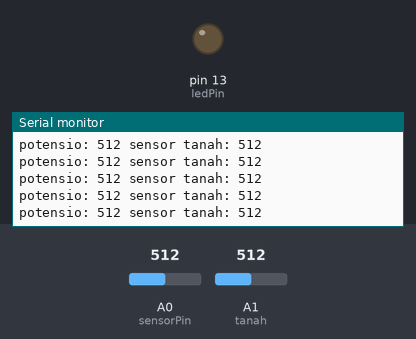
Bench run of a sketch on a simulated Arduino Uno, built with avr-gcc and run on an emulated ATmega328P. Shown: output pins drawn as LEDs (lit = HIGH), the last lines printed to the serial monitor. The test bench sets the inputs (shaded band); at power-on: A0 (sensorPin) = 512, A1 (tanah) = 512.

Above: at 1.2 s.
1.3 s: A0 (sensorPin) set to 106
At 1.9 s:
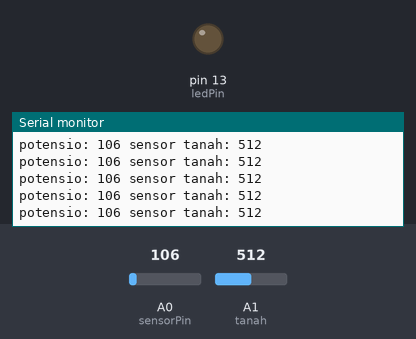
4.3 s: A0 (sensorPin) set to 94
At 5.2 s:
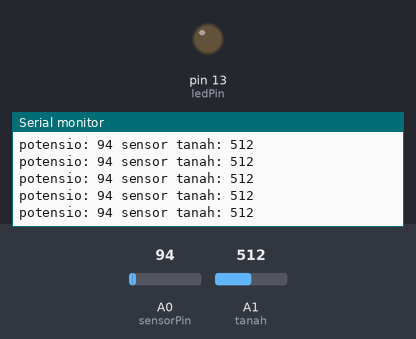
5.8 s: A1 (tanah) set to 107
At 6.8 s:
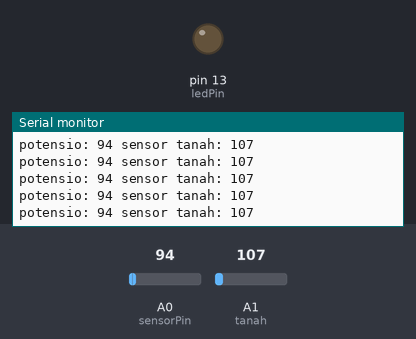
8.8 s: A1 (tanah) set to 90
At 9.3 s:
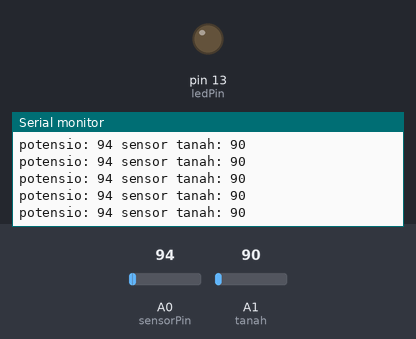
Timing chart, 0 to 11.3 s (numbered marks = the images above; inputs shaded):
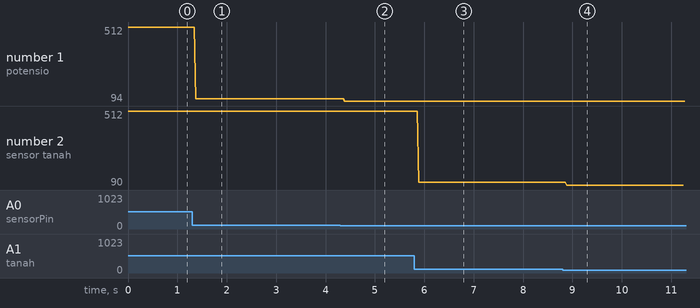

The sketch:

coba_potensio_dan_kelembaban.ino
```cpp
int sensorPin = A0;  // select the input pin for the potentiometer
int tanah = A1;      // select the input pin for the potentiometer
int ledPin = 13;     // select the pin for the LED
int sensorValue = 0; // variable to store the value coming from the sensor
int nilai_tanah = 0;
void setup()
{
    // declare the ledPin as an OUTPUT:
    pinMode(ledPin, OUTPUT);

    pinMode(tanah, INPUT); //SIFATNYA OPSIONAL
    //menampilkan nilai sensor di laptop
    Serial.begin(9600);
}

void loop()
{
    sensorValue = analogRead(sensorPin);
    nilai_tanah = analogRead(tanah);

    Serial.print("potensio: ");
    Serial.print(sensorValue);
    Serial.print(" sensor tanah: ");
    Serial.println(nilai_tanah);
}
```

Measured:
- after the input at 1.3 s, the serial monitor: prints a new line after 0.07 s (image 1)
- after the input at 4.3 s, the serial monitor: prints a new line after 0.09 s (image 2)
- after the input at 5.8 s, the serial monitor: prints a new line after 0.09 s (image 3)
- after the input at 8.8 s, the serial monitor: prints a new line after 0.09 s (image 4)
- plotted number 1: 512 → 106 after the input at 1.3 s, 106 → 94 after the input at 4.3 s
- plotted number 2: 512 → 107 after the input at 5.8 s, 107 → 90 after the input at 8.8 s
